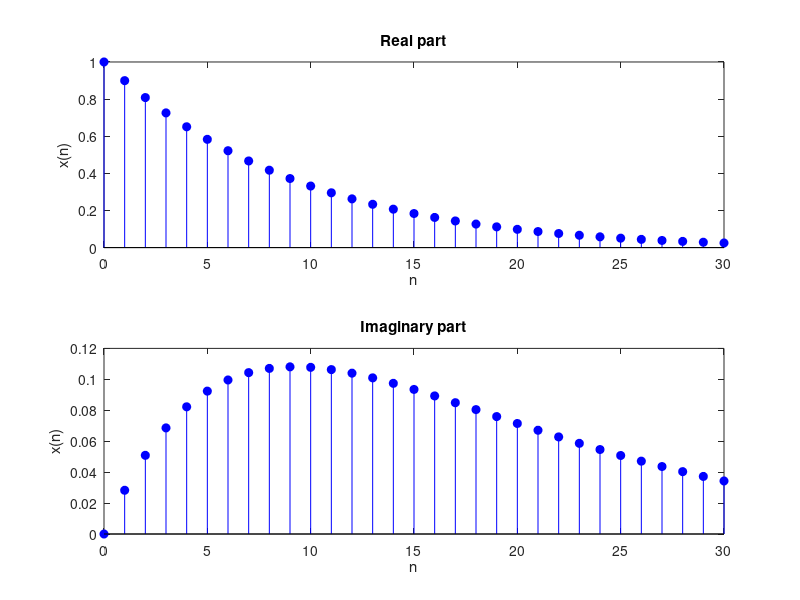

Source code (MATLAB):
% x(n) = r^n (cos*theta*n + j sin*theta*n)

theta = pi/100;
n=0:30;
r=0.9;

Xr = (r.^n).*cos(theta*n);
Xi = (r.^n).*sin(theta*n);

subplot(2,1,1);
stem(n,Xr,'b','filled');
xlabel('n');
ylabel('x(n)');
title('Real part');

subplot(2,1,2);
stem(n,Xi,'b','filled');
xlabel('n');
ylabel('x(n)');
title('Imaginary part');
